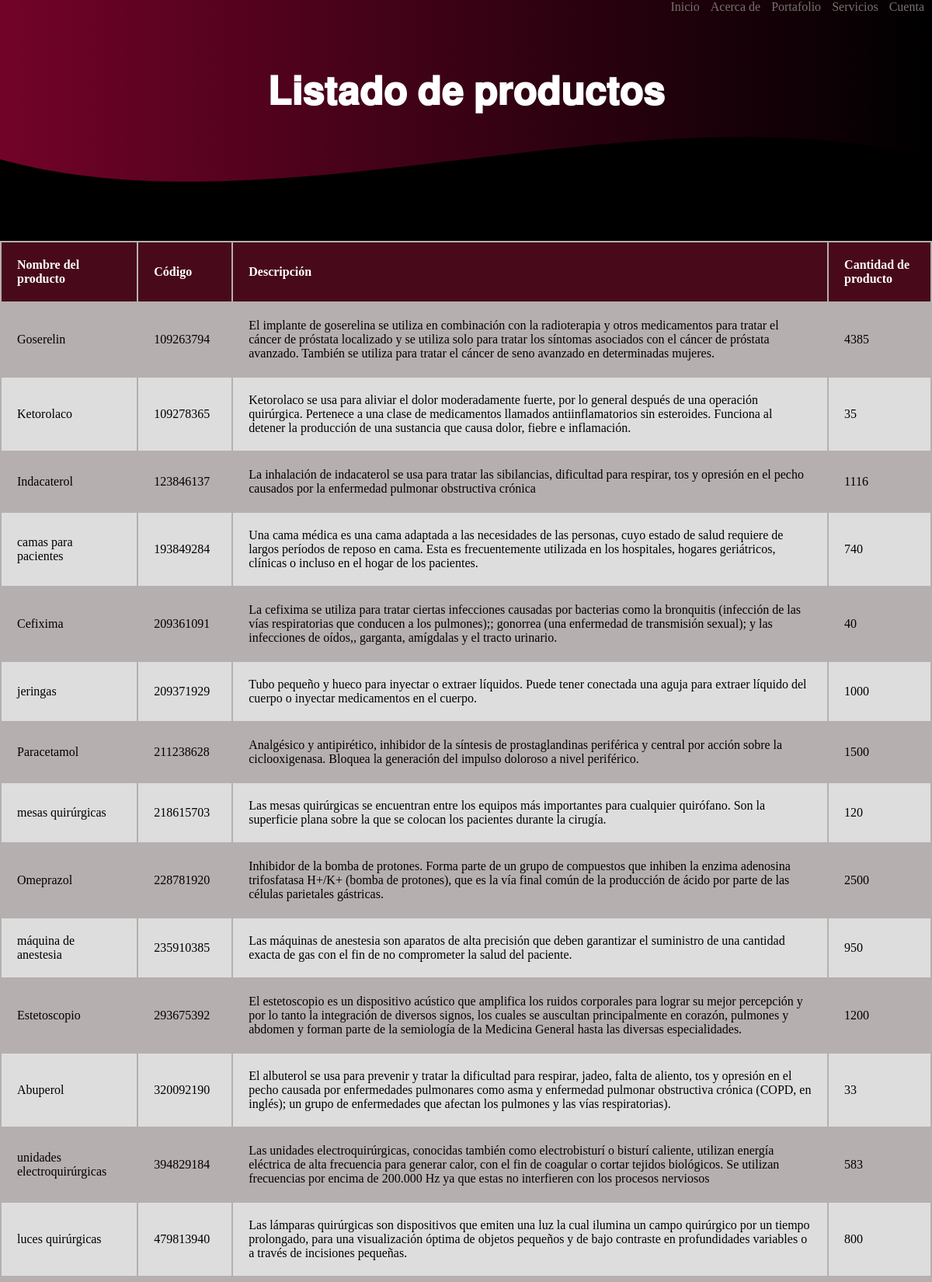
Page /back-end/listado.php (upper part) on the committed database.
### tables this page shows
CREATE TABLE `productos_medicos` (
  `Nombre_Producto` varchar(30) DEFAULT NULL,
  `id_Codigo` int(12) NOT NULL,
  `Descripcion` mediumtext DEFAULT NULL,
  `Numero_Cantidad` int(10) DEFAULT NULL
);

### back-end/listado.php (the view, shortened to what this page needs)
<?php
    $conectar = new mysqli("localhost","root","","farmacia");
?>
<!DOCTYPE html>
<html>
<head>
	<link rel="stylesheet" href="css/listado.css" type="text/css">
</head>
<header>
<nav>
            <a href="#">Inicio</a>
            <a href="#">Acerca de</a>
            <a href="#">Portafolio</a>
            <a href="#">Servicios</a>
            <a  href="login.php">Cuenta</a>
        </nav>
    <section class="textos-header">
        <h1>𝐋𝐢𝐬𝐭𝐚𝐝𝐨 𝐝𝐞 𝐩𝐫𝐨𝐝𝐮𝐜𝐭𝐨𝐬</h1>
    </section>
    <div class="wave" style="height: 150px; overflow: hidden;" ><svg viewBox="0 0 500 150" preserveAspectRatio="none" style="height: 100%; width: 100%;"><path d="M0.00,49.98 C149.99,150.00 349.20,-49.98 500.00,49.98 L500.00,150.00 L0.00,150.00 Z" style="stroke: none; fill: #000000;"></path></svg></div>
</header>
<body>
	<div id= "main-container">
		<table>
			<thead>
				<tr>
                    <th>Nombre del producto</th>
					<th>Código</th>
					<th>Descripción</th>
					<th>Cantidad de producto</th>
				</tr>
			</thead>
            <?php
                $query="SELECT * FROM productos_medicos";
                $resultado = $conectar->query($query);
                while($row= $resultado -> fetch_assoc()){
            ?>
                <tr>
                    <td><?php echo $row ['Nombre_Producto'];?></td>
                    <td><?php echo $row ['id_Codigo'];?></td>
                    <td><?php echo $row ['Descripcion'];?></td>
                    <td><?php echo $row ['Numero_Cantidad'];?></td>
            <?php
                }
            ?>
		</table>
	</div>
</body>
</html>

### front-end/listado.css (style rules this page uses)
* { margin: 0; padding: 0; box-sizing: border-box; }
body { background-color: #000000; }
table { background-color: rgb(182, 175, 175); text-align: left; border-collapse: separate; width: 100%; }
td, th { padding: 20px; }
thead { background-color: hsl(344, 76%, 16%); color: white; border-bottom: solid 5px #000000; }
tr:nth-child(even) { background-color: #ddd; }
header { background-color: gray; color: white; border-bottom: solid 5px #000000; }
header { width: 100%; height: 310px; background: #000000; background: -webkit-linear-gradient( to right, #000000, #434343 ); background: linear-gradient( to right, hsla(340, 95%, 50%, 0.459), #000000 ); background-size: cover; background-attachment: fixed; position: relative; }
nav { text-align: right; padding: 30px 50 px 0 0; }
nav > a { color: #7a7070; font-weight: 300; text-decoration: none; margin-right: 10px; }
header .textos-header { display: flex; height: 200px; width: 100%; align-items: center; justify-content: center; text-align: center; }
.textos-header h1 { font-size: 50px; color: rgb(255, 255, 255); }
.wave { position: absolute; bottom: 0; width: 100%; }

### rows in the picture
productos_medicos: Nombre_Producto "Goserelin", id_Codigo "109263794", Descripcion "El implante de goserelina se utiliza en combinación con la radioterapia y otros medicamentos para tratar el cáncer de próstata localizado y se utiliza solo para tratar los síntomas asociados con el cáncer de próstata avanzado. También se utiliza para tratar el cáncer de seno avanzado en determinadas mujeres.", Numero_Cantidad "4385"
productos_medicos: Nombre_Producto "Ketorolaco", id_Codigo "109278365", Descripcion "Ketorolaco se usa para aliviar el dolor moderadamente fuerte, por lo general después de una operación quirúrgica. Pertenece a una clase de medicamentos llamados antiinflamatorios sin esteroides. Funciona al detener la producción de una sustancia que causa dolor, fiebre e inflamación.", Numero_Cantidad "35"
productos_medicos: Nombre_Producto "Indacaterol", id_Codigo "123846137", Descripcion "La inhalación de indacaterol se usa para tratar las sibilancias, dificultad para respirar, tos y opresión en el pecho causados por la enfermedad pulmonar obstructiva crónica", Numero_Cantidad "1116"
productos_medicos: Nombre_Producto "camas para pacientes", id_Codigo "193849284", Descripcion "Una cama médica es una cama adaptada a las necesidades de las personas, cuyo estado de salud requiere de largos períodos de reposo en cama. Esta es frecuentemente utilizada en los hospitales, hogares geriátricos, clínicas o incluso en el hogar de los pacientes.", Numero_Cantidad "740"
productos_medicos: Nombre_Producto "Cefixima", id_Codigo "209361091", Descripcion "La cefixima se utiliza para tratar ciertas infecciones causadas por bacterias como la bronquitis (infección de las vías respiratorias que conducen a los pulmones);; gonorrea (una enfermedad de transmisión sexual); y las infecciones de oídos,, garganta, amígdalas y el tracto urinario.", Numero_Cantidad "40"
productos_medicos: Nombre_Producto "jeringas", id_Codigo "209371929", Descripcion "Tubo pequeño y hueco para inyectar o extraer líquidos. Puede tener conectada una aguja para extraer líquido del cuerpo o inyectar medicamentos en el cuerpo.", Numero_Cantidad "1000"
productos_medicos: Nombre_Producto "Paracetamol", id_Codigo "211238628", Descripcion "Analgésico y antipirético, inhibidor de la síntesis de prostaglandinas periférica y central por acción sobre la ciclooxigenasa. Bloquea la generación del impulso doloroso a nivel periférico.", Numero_Cantidad "1500"
productos_medicos: Nombre_Producto "mesas quirúrgicas", id_Codigo "218615703", Descripcion "Las mesas quirúrgicas se encuentran entre los equipos más importantes para cualquier quirófano. Son la superficie plana sobre la que se colocan los pacientes durante la cirugía.", Numero_Cantidad "120"
productos_medicos: Nombre_Producto "Omeprazol", id_Codigo "228781920", Descripcion "Inhibidor de la bomba de protones. Forma parte de un grupo de compuestos que inhiben la enzima adenosina trifosfatasa H+/K+ (bomba de protones), que es la vía final común de la producción de ácido por parte de las células parietales gástricas.", Numero_Cantidad "2500"
productos_medicos: Nombre_Producto "máquina de anestesia", id_Codigo "235910385", Descripcion "Las máquinas de anestesia son aparatos de alta precisión que deben garantizar el suministro de una cantidad exacta de gas con el fin de no comprometer la salud del paciente.", Numero_Cantidad "950"
productos_medicos: Nombre_Producto "Estetoscopio", id_Codigo "293675392", Descripcion "El estetoscopio es un dispositivo acústico que amplifica los ruidos corporales para lograr su mejor percepción y por lo tanto la integración de diversos signos, los cuales se auscultan principalmente en corazón, pulmones y abdomen y forman parte de la semiología de la Medicina General hasta las diversas especialidades.", Numero_Cantidad "1200"
productos_medicos: Nombre_Producto "Abuperol", id_Codigo "320092190", Descripcion "El albuterol se usa para prevenir y tratar la dificultad para respirar, jadeo, falta de aliento, tos y opresión en el pecho causada por enfermedades pulmonares como asma y enfermedad pulmonar obstructiva crónica (COPD, en inglés); un grupo de enfermedades que afectan los pulmones y las vías respiratorias).", Numero_Cantidad "33"
productos_medicos: Nombre_Producto "unidades electroquirúrgicas", id_Codigo "394829184", Descripcion "Las unidades electroquirúrgicas, conocidas también como electrobisturí o bisturí caliente, utilizan energía eléctrica de alta frecuencia para generar calor, con el fin de coagular o cortar tejidos biológicos. Se utilizan frecuencias por encima de 200.000 Hz ya que estas no interfieren con los procesos nerviosos", Numero_Cantidad "583"
productos_medicos: Nombre_Producto "luces quirúrgicas", id_Codigo "479813940", Descripcion "Las lámparas quirúrgicas son dispositivos que emiten una luz la cual ilumina un campo quirúrgico por un tiempo prolongado, para una visualización óptima de objetos pequeños y de bajo contraste en profundidades variables o a través de incisiones pequeñas.", Numero_Cantidad "800"
